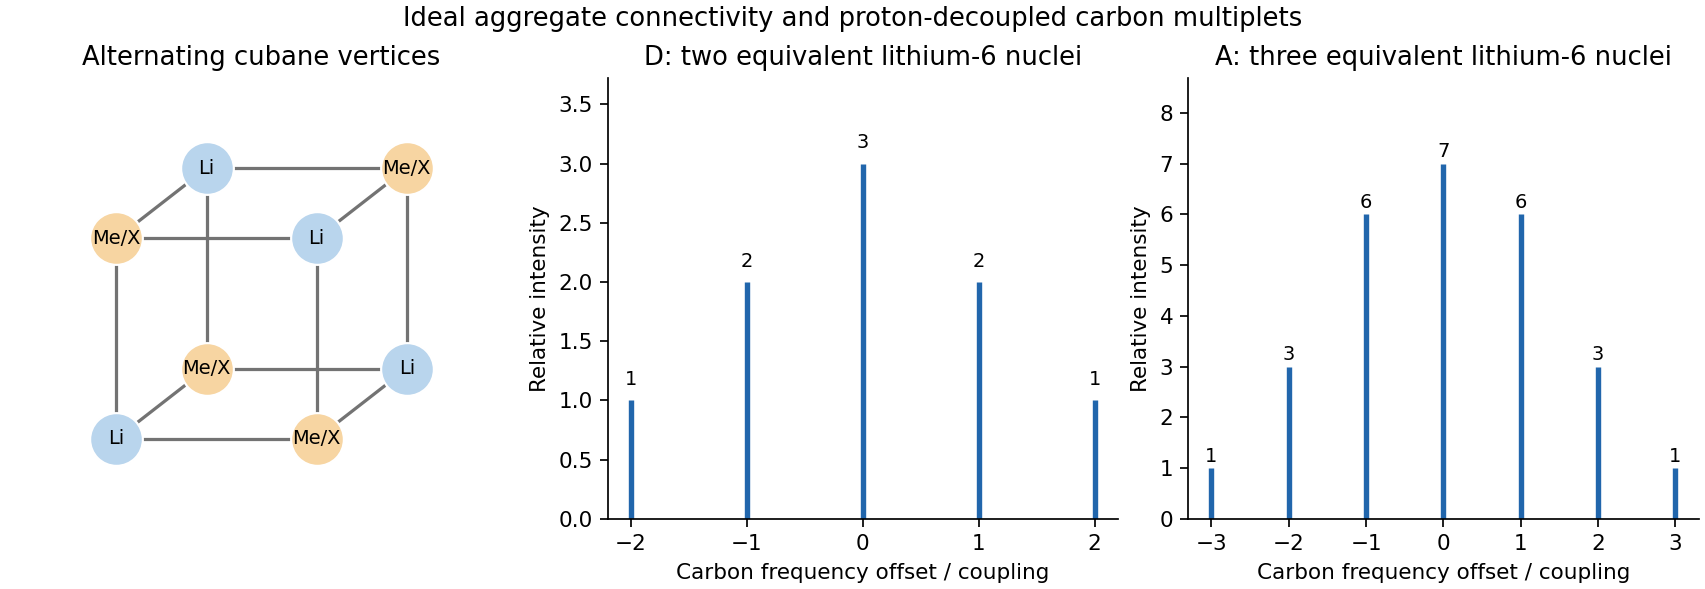

Generate this figure with Python:
"""Original explanatory diagram; tested with Python 3.14, NumPy 2.3.5 and Matplotlib 3.10.7."""
from pathlib import Path
import matplotlib
matplotlib.use('Agg')
import matplotlib.pyplot as plt
import numpy as np
plt.rcParams.update({'font.size':10,'axes.spines.top':False,'axes.spines.right':False})

fig,axes=plt.subplots(1,3,figsize=(11,3.8),layout='constrained')
cube=np.array([[i,j,k] for i in [0,1] for j in [0,1] for k in [0,1]])
xy=np.column_stack([cube[:,0]+.45*cube[:,2],cube[:,1]+.35*cube[:,2]])
ax=axes[0]
for i in range(8):
    for j in range(i):
        if np.abs(cube[i]-cube[j]).sum()==1:ax.plot(*xy[[i,j]].T,color='.45',zorder=0)
for i,p in enumerate(xy):
    li=cube[i].sum()%2==0
    ax.scatter(*p,s=600,color='#b9d5ed' if li else '#f7d5a2',edgecolors='white')
    ax.text(*p,'Li' if li else 'Me/X',ha='center',va='center',fontsize=9)
ax.set(xlim=(-.4,1.85),ylim=(-.4,1.8),title='Alternating cubane vertices')
ax.axis('off');ax.set_aspect('equal')
for ax,n,title in zip(axes[1:],[2,3],['D: two equivalent lithium-6 nuclei','A: three equivalent lithium-6 nuclei']):
    weights=np.array([1])
    for _ in range(n):weights=np.convolve(weights,[1,1,1])
    positions=np.arange(len(weights))-n
    ax.vlines(positions,0,weights,color='#2166ac',lw=2.5)
    for x,w in zip(positions,weights):ax.text(x,w+.13,str(w),ha='center',fontsize=9)
    ax.set(xlabel='Carbon frequency offset / coupling',ylabel='Relative intensity',title=title,ylim=(0,weights.max()*1.24))
    ax.set_xticks(positions)
fig.suptitle('Ideal aggregate connectivity and proton-decoupled carbon multiplets')

fig.savefig(Path.cwd()/(Path(__file__).stem+'.png'),dpi=155,facecolor='white')
plt.close(fig)
